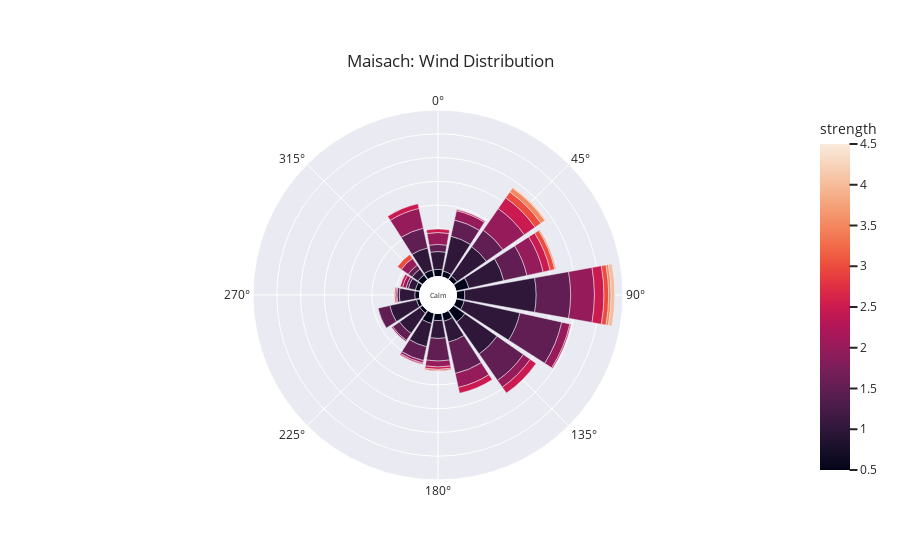

Notebook cell for this chart:
### Code cell
# Maisach
plot_wind_rose(df,1, 'Maisach')
# Rechts-der-Isar
plot_wind_rose(df,2, 'Rechts-der-Isar')
# Finsing
plot_wind_rose(df,3, 'Finsing')
# Großhadern
plot_wind_rose(df,4, 'Großhadern')
# Großhadern
plot_wind_rose(df,5, 'Pasing')
# plot wind at 3m pole inlet
plot_wind_rose(df,6, 'TUM')
# Feldkirchen
plot_wind_rose(df,7, 'Feldkirchen')
# Taufkirchen
plot_wind_rose(df,8, 'Taufkirchen')

### Figure 1 — Plotly figure (JSON) as saved in the notebook; plotly's stock layout.template omitted (floating-point values rounded to 4 significant figures)
{"data": [{"hovertemplate": "count=%{r}<br>cardinal_direction=%{theta}<br>strength=%{marker.color}<extra></extra>", "legendgroup": "", "marker": {"color": [0.5, 0.5, 0.5, 0.5, 0.5, 0.5, 0.5, 0.5, 0.5, 0.5, 0.5, 0.5, 0.5, 0.5, 0.5, 0.5, 1, 1, 1, 1, 1, 1, 1, 1, 1, 1, 1, 1, 1, 1, 1, 1, 1.5, 1.5, 1.5, 1.5, 1.5, 1.5, 1.5, 1.5, 1.5, 1.5, 1.5, 1.5, 1.5, 1.5, 1.5, 1.5, 2, 2, 2, 2, 2, 2, 2, 2, 2, 2, 2, 2, 2, 2, 2, 2.5, 2.5, 2.5, 2.5, 2.5, 2.5, 2.5, 2.5, 2.5, 2.5, 2.5, 2.5, 3, 3, 3, 3, 3, 3, 3.5, 3.5, 3.5, 4, 4, 4.5], "coloraxis": "coloraxis", "pattern": {"shape": ""}}, "name": "", "r": [6, 5, 11, 4, 9, 3, 3, 6, 6, 7, 5, 4, 12, 7, 4, 7, 15, 6, 30, 33, 20, 13, 23, 21, 19, 15, 48, 30, 30, 18, 6, 60, 36, 17, 14, 27, 27, 29, 2, 19, 4, 20, 12, 2, 10, 7, 17, 6, 3, 7, 20, 12, 10, 2, 7, 14, 1, 22, 17, 8, 1, 5, 7, 2, 8, 3, 6, 4, 5, 1, 1, 2, 6, 11, 1, 4, 1, 6, 1, 4, 4, 1, 4, 2, 3, 1, 1], "showlegend": false, "subplot": "polar", "theta": [180, 315, 67.5, 270, 202.5, 247.5, 225, 337.5, 0, 112.5, 22.5, 45, 135, 157.5, 292.5, 90, 180, 315, 67.5, 135, 202.5, 270, 247.5, 225, 337.5, 0, 112.5, 22.5, 45, 157.5, 292.5, 90, 112.5, 45, 22.5, 157.5, 135, 90, 292.5, 180, 315, 67.5, 202.5, 270, 247.5, 225, 337.5, 0, 292.5, 315, 90, 157.5, 0, 202.5, 135, 67.5, 270, 45, 337.5, 22.5, 225, 180, 112.5, 180, 90, 0, 135, 337.5, 157.5, 112.5, 202.5, 292.5, 67.5, 45, 22.5, 67.5, 270, 45, 180, 315, 90, 67.5, 45, 90, 90, 45, 45], "type": "barpolar"}], "layout": {"annotations": [{"font": {"size": 7}, "showarrow": false, "text": "Calm", "x": 0.5, "y": 0.5}], "barmode": "relative", "coloraxis": {"colorbar": {"title": {"text": "strength"}}, "colorscale": [[0, "rgb(2,4,25)"], [0.0625, "rgb(24,15,41)"], [0.125, "rgb(47,23,57)"], [0.1875, "rgb(71,28,72)"], [0.25, "rgb(97,30,82)"], [0.3125, "rgb(123,30,89)"], [0.375, "rgb(150,27,91)"], [0.4375, "rgb(177,22,88)"], [0.5, "rgb(203,26,79)"], [0.5625, "rgb(223,47,67)"], [0.625, "rgb(236,76,61)"], [0.6875, "rgb(242,107,73)"], [0.75, "rgb(244,135,95)"], [0.8125, "rgb(245,162,122)"], [0.875, "rgb(246,188,153)"], [0.9375, "rgb(247,212,187)"], [1, "rgb(250,234,220)"]]}, "legend": {"font": {"size": 14}, "orientation": "h", "tracegroupgap": 0, "x": 0.5, "xanchor": "center", "y": -0.1, "yanchor": "middle"}, "margin": {"t": 110}, "polar": {"angularaxis": {"direction": "clockwise", "rotation": 90}, "domain": {"x": [0, 1], "y": [0, 1]}, "hole": 0.1, "radialaxis": {"linewidth": 0, "showticklabels": false, "ticks": ""}}, "title": {"text": "Maisach: Wind Distribution", "xanchor": "center", "yanchor": "top"}}}
